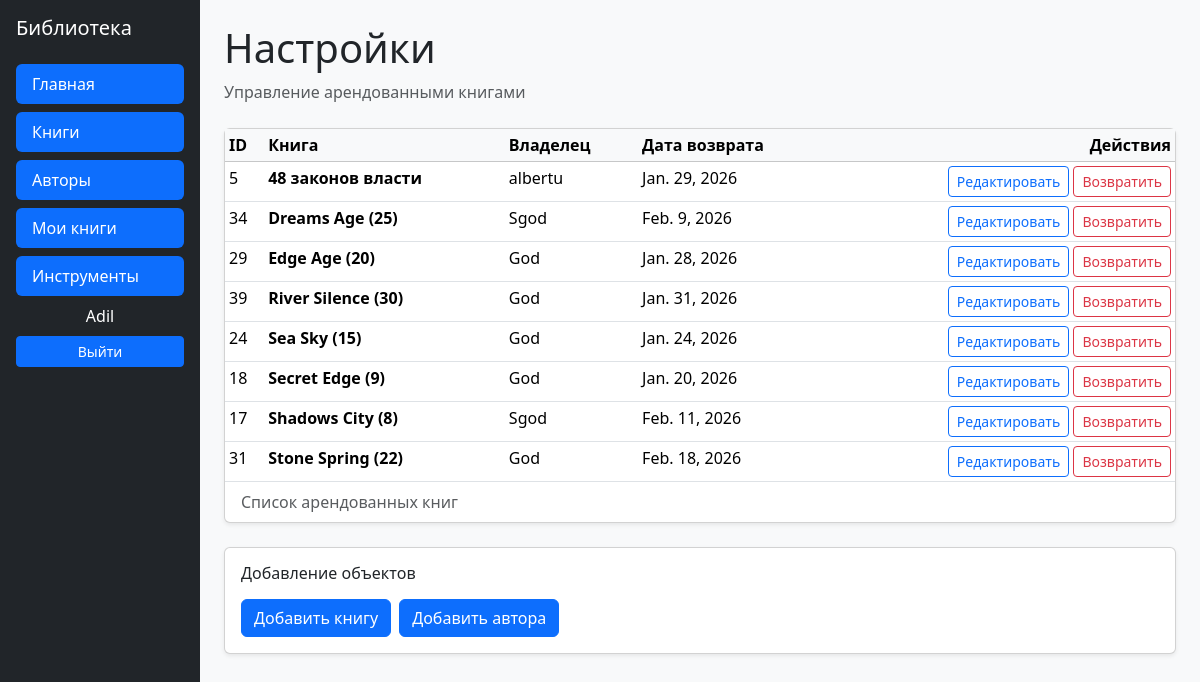
Page /catalog/my_tools/ (signed in) on the committed database.
### catalog/models.py (models this page shows, shortened)
class BookInstance(models.Model):
    id = models.UUIDField(primary_key=True, default=uuid.uuid4, help_text='Присвоение уникального значения в виде числа')
    book = models.ForeignKey('Book', on_delete=models.SET_NULL, null=True)
    imprint = models.CharField(max_length=200)
    due_back = models.DateField(null=True, blank=True)
    LOAN_STATUS = (
        ('m', 'Обслуживание'),
        ('o', 'В использовании'),
        ('a', 'Доступна'),
        ('r', 'Зарезервирована'),
    )
    status = models.CharField(max_length=1, choices=LOAN_STATUS, blank=True, default='a', help_text='Наличие книги')
    borrower = models.ForeignKey(User, on_delete=models.SET_NULL, null=True, blank=True)
    class Meta:
        ordering = ['due_back']
        permissions = (("can_mark_returned", "Set book as returned"),
                       ('can_edit', 'редактирование'),
                       )

class Book(models.Model):
    title = models.CharField(max_length=200)
    author = models.ForeignKey('Author', on_delete=models.SET_NULL, null=True)
    summary = models.TextField(max_length=1000, help_text='Введите краткое содержание')
    isbn = models.CharField('ISBN', max_length=13, help_text='Введите 13-значный ISBN код')
    genre = models.ManyToManyField(Genre, help_text='Выберите жанр')
    language = models.ForeignKey('Language', on_delete=models.SET_NULL, null=True)
    def dislpay_genre(self):
        return ', '.join([genre.name for genre in self.genre.all()[:3]])
    dislpay_genre.short_description = 'Genre'

### catalog/views.py (the view)
# urls.py: path('my_tools/', views.MyToolsView.as_view(), name='my_tools'),
class MyToolsView(PermissionRequiredMixin, generic.ListView):
    permission_required = ('catalog.can_mark_returned',
                           'catalog.can_edit',)
    model = BookInstance
    template_name = 'catalog/my_tools.html'
    context_object_name = 'instances'
    def get_queryset(self):
        return BookInstance.objects.select_related('book', 'borrower').filter(book__isnull=False, borrower__isnull=False).order_by('book__title')
    def get_context_data(self, **kwargs):
        context = super().get_context_data(**kwargs)
        context['author_form'] = AuthorForm()
        context['authors'] = Author.objects.all().order_by('last_name', 'first_name')
        from .forms import BookForm
        context['book_form'] = BookForm()
        context['books'] = Book.objects.all().order_by('title')
        return context

### catalog/templates/catalog/my_tools.html
{% extends 'catalog/base.html' %}
{% block content %}
<div class="mb-4">
  <h1>Настройки</h1>
  <p class="text-muted mb-0">Управление арендованными книгами</p>
</div>
<div class="card shadow-sm mb-4">
  <div class="card-body p-0">
    <table class="table table-sm table-hover mb-0">
      <caption class="px-3 py-2 text-muted">
        Список арендованных книг
      </caption>
      <thead class="table-light">
        <tr>
          <th scope="col">ID</th>
          <th scope="col">Книга</th>
          <th scope="col">Владелец</th>
          <th scope="col">Дата возврата</th>
          <th scope="col" class="text-end">Действия</th>
        </tr>
      </thead>
      <tbody>
        {% for ins in instances %}
          <tr>
            <td>{{ ins.book.pk }}</td>
            <td class="fw-semibold">{{ ins.book.title }}</td>
            <td>{{ ins.borrower }}</td>
            <td>{{ ins.due_back }}</td>
            <td class="text-end">
              <a href="{% url 'book_renew' ins.pk %}"
                 class="btn btn-outline-primary btn-sm">
                Редактировать
              </a>
              <a href="{% url 'return_book' ins.pk %}"
                 class="btn btn-outline-danger btn-sm">
                Возвратить
              </a>
            </td>
          </tr>
        {% endfor %}
      </tbody>
    </table>
  </div>
</div>
<div class="card shadow-sm">
  <div class="card-body">
    <h2 class="h6 mb-3">Добавление объектов</h2>
    <div class="d-flex gap-2">
      <a class="btn btn-primary" href="{% url 'book_create' %}">
        Добавить книгу
      </a>
      <a class="btn btn-primary" href="{% url 'author_create' %}">
        Добавить автора
      </a>
    </div>
  </div>
</div>
{% endblock %}

### catalog/templates/catalog/base.html (shortened to what this page needs)
<!DOCTYPE html>
<html>
  <head>
    <link href="https://cdn.jsdelivr.net/npm/bootstrap@5.3.2/dist/css/bootstrap.min.css" rel="stylesheet">
  </head>
  <body class='bg-light'>
    <div class='container-fluid'>
      <div class='row vh-100'>
        <aside class="col-lg-2 bg-dark text-white p-3 d-flex flex-column">
        <h5 class="mb-4">Библиотека</h5>
        <nav class="nav nav-pills flex-column gap-2 mb-auto">
          <a href="{% url 'index' %}" class='nav-link text-white active'>Главная</a>
          <a href="{% url 'books' %}" class='nav-link text-white active'>Книги</a>
          <a href="{% url 'authors' %}" class='nav-link text-white active'>Авторы</a>
          <a href="{% url 'my_books' %}" class='nav-link text-white active'>Мои книги</a>
          {% if user.is_staff %}
            <a href="{% url 'my_tools' %}" class='nav-link text-white active'>Инструменты</a>
          {% endif %}
              {% if user.is_authenticated %}
                <div class='text text-center'> {{ user.username }}</div>
                  <form method="POST" action="{% url 'logout' %}">
                    <button class="btn btn-primary btn-sm w-100">Выйти</button>
                  </form>
              {% else %}
                <a href="{% url 'login' %}" class="btn btn-primary btn-sm w-100">Войти</a>
              {% endif %}
        </aside>
      <main class='col p-4 overflow-auto'>
        {% block content %}{% endblock %}
          </div>
      </div>
  </body>
</html>

### rows in the picture
BookInstance: book.pk "5", book "48 законов власти", borrower "albertu", due_back "Jan. 29, 2026"
BookInstance: book.pk "34", book "Dreams Age (25)", borrower "Sgod", due_back "Feb. 9, 2026"
BookInstance: book.pk "29", book "Edge Age (20)", borrower "God", due_back "Jan. 28, 2026"
BookInstance: book.pk "39", book "River Silence (30)", borrower "God", due_back "Jan. 31, 2026"
BookInstance: book.pk "24", book "Sea Sky (15)", borrower "God", due_back "Jan. 24, 2026"
BookInstance: book.pk "18", book "Secret Edge (9)", borrower "God", due_back "Jan. 20, 2026"
BookInstance: book.pk "17", book "Shadows City (8)", borrower "Sgod", due_back "Feb. 11, 2026"
BookInstance: book.pk "31", book "Stone Spring (22)", borrower "God", due_back "Feb. 18, 2026"

### other values in the picture
{{ user.username }} "Adil"
